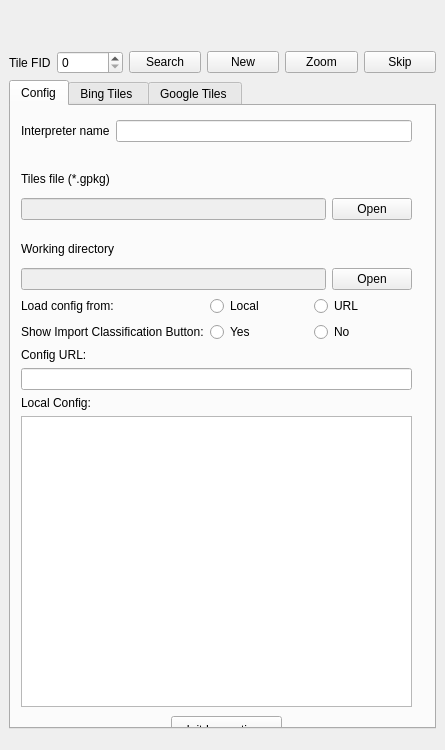
<?xml version="1.0" encoding="UTF-8"?>
<ui version="4.0">
 <class>QGISFGIPluginDockWidgetBase</class>
 <widget class="QDockWidget" name="QGISFGIPluginDockWidgetBase">
  <property name="enabled">
   <bool>true</bool>
  </property>
  <property name="geometry">
   <rect>
    <x>0</x>
    <y>0</y>
    <width>445</width>
    <height>750</height>
   </rect>
  </property>
  <property name="sizePolicy">
   <sizepolicy hsizetype="Expanding" vsizetype="Expanding">
    <horstretch>0</horstretch>
    <verstretch>0</verstretch>
   </sizepolicy>
  </property>
  <property name="minimumSize">
   <size>
    <width>445</width>
    <height>600</height>
   </size>
  </property>
  <property name="maximumSize">
   <size>
    <width>445</width>
    <height>750</height>
   </size>
  </property>
  <property name="styleSheet">
   <string notr="true"/>
  </property>
  <property name="allowedAreas">
   <set>Qt::AllDockWidgetAreas</set>
  </property>
  <property name="windowTitle">
   <string>Fast Grid Inspection</string>
  </property>
  <widget class="QWidget" name="dockWidgetContents">
   <property name="sizePolicy">
    <sizepolicy hsizetype="Maximum" vsizetype="Maximum">
     <horstretch>0</horstretch>
     <verstretch>0</verstretch>
    </sizepolicy>
   </property>
   <property name="minimumSize">
    <size>
     <width>0</width>
     <height>0</height>
    </size>
   </property>
   <property name="maximumSize">
    <size>
     <width>445</width>
     <height>750</height>
    </size>
   </property>
   <layout class="QVBoxLayout" name="verticalLayout">
    <item>
     <widget class="QLabel" name="logo">
      <property name="sizePolicy">
       <sizepolicy hsizetype="Preferred" vsizetype="Fixed">
        <horstretch>0</horstretch>
        <verstretch>0</verstretch>
       </sizepolicy>
      </property>
      <property name="text">
       <string/>
      </property>
      <property name="alignment">
       <set>Qt::AlignCenter</set>
      </property>
     </widget>
    </item>
    <item>
     <layout class="QGridLayout" name="gridMain">
      <property name="sizeConstraint">
       <enum>QLayout::SetDefaultConstraint</enum>
      </property>
      <property name="topMargin">
       <number>0</number>
      </property>
      <item row="0" column="0">
       <layout class="QGridLayout" name="layoutSearch">
        <property name="bottomMargin">
         <number>0</number>
        </property>
        <item row="0" column="3">
         <widget class="QPushButton" name="btnNewInspection">
          <property name="toolTip">
           <string>Create new Inspection</string>
          </property>
          <property name="toolTipDuration">
           <number>-1</number>
          </property>
          <property name="text">
           <string>New</string>
          </property>
         </widget>
        </item>
        <item row="0" column="5">
         <widget class="QPushButton" name="btnSkip">
          <property name="text">
           <string>Skip</string>
          </property>
         </widget>
        </item>
        <item row="0" column="1">
         <widget class="QSpinBox" name="spinSearch">
          <property name="minimumSize">
           <size>
            <width>66</width>
            <height>0</height>
           </size>
          </property>
          <property name="toolTip">
           <string>Search tile by FID</string>
          </property>
          <property name="toolTipDuration">
           <number>-1</number>
          </property>
         </widget>
        </item>
        <item row="0" column="4">
         <widget class="QPushButton" name="zoom">
          <property name="toolTip">
           <string>Zoom to tile layer</string>
          </property>
          <property name="toolTipDuration">
           <number>-1</number>
          </property>
          <property name="text">
           <string>Zoom</string>
          </property>
         </widget>
        </item>
        <item row="0" column="2">
         <widget class="QPushButton" name="btnSearch">
          <property name="text">
           <string>Search</string>
          </property>
         </widget>
        </item>
        <item row="0" column="0">
         <widget class="QLabel" name="lblSearch">
          <property name="toolTip">
           <string>Search tile by FID</string>
          </property>
          <property name="toolTipDuration">
           <number>-1</number>
          </property>
          <property name="text">
           <string>Tile FID</string>
          </property>
         </widget>
        </item>
       </layout>
      </item>
      <item row="1" column="0">
       <widget class="QTabWidget" name="tabWidget">
        <property name="sizePolicy">
         <sizepolicy hsizetype="Expanding" vsizetype="Expanding">
          <horstretch>0</horstretch>
          <verstretch>0</verstretch>
         </sizepolicy>
        </property>
        <property name="maximumSize">
         <size>
          <width>450</width>
          <height>650</height>
         </size>
        </property>
        <property name="cursor">
         <cursorShape>ArrowCursor</cursorShape>
        </property>
        <property name="currentIndex">
         <number>0</number>
        </property>
        <widget class="QWidget" name="tabConfig">
         <property name="minimumSize">
          <size>
           <width>0</width>
           <height>0</height>
          </size>
         </property>
         <attribute name="title">
          <string>Config</string>
         </attribute>
         <widget class="QWidget" name="layoutWidget">
          <property name="geometry">
           <rect>
            <x>10</x>
            <y>60</y>
            <width>391</width>
            <height>54</height>
           </rect>
          </property>
          <layout class="QGridLayout" name="gridTiles">
           <item row="1" column="1">
            <widget class="QLabel" name="labelFile">
             <property name="text">
              <string>Tiles file (*.gpkg)</string>
             </property>
            </widget>
           </item>
           <item row="2" column="1">
            <layout class="QHBoxLayout" name="horizontalLayout">
             <item>
              <widget class="QLineEdit" name="fieldFileName">
               <property name="enabled">
                <bool>false</bool>
               </property>
               <property name="mouseTracking">
                <bool>true</bool>
               </property>
               <property name="acceptDrops">
                <bool>false</bool>
               </property>
               <property name="text">
                <string/>
               </property>
               <property name="frame">
                <bool>true</bool>
               </property>
              </widget>
             </item>
             <item>
              <widget class="QPushButton" name="btnFile">
               <property name="cursor">
                <cursorShape>PointingHandCursor</cursorShape>
               </property>
               <property name="text">
                <string>Open</string>
               </property>
              </widget>
             </item>
            </layout>
           </item>
          </layout>
         </widget>
         <widget class="QPushButton" name="btnInitInspections">
          <property name="geometry">
           <rect>
            <x>160</x>
            <y>610</y>
            <width>111</width>
            <height>28</height>
           </rect>
          </property>
          <property name="cursor">
           <cursorShape>PointingHandCursor</cursorShape>
          </property>
          <property name="text">
           <string>Init Inspections</string>
          </property>
         </widget>
         <widget class="QWidget" name="layoutWidget_2">
          <property name="geometry">
           <rect>
            <x>10</x>
            <y>130</y>
            <width>391</width>
            <height>54</height>
           </rect>
          </property>
          <layout class="QGridLayout" name="gridDir">
           <item row="1" column="1">
            <widget class="QLabel" name="labelFile_2">
             <property name="text">
              <string>Working directory</string>
             </property>
            </widget>
           </item>
           <item row="2" column="1">
            <layout class="QHBoxLayout" name="horizontalLayout_4">
             <item>
              <widget class="QLineEdit" name="fieldWorkingDirectory">
               <property name="enabled">
                <bool>false</bool>
               </property>
               <property name="mouseTracking">
                <bool>true</bool>
               </property>
               <property name="acceptDrops">
                <bool>false</bool>
               </property>
               <property name="text">
                <string/>
               </property>
               <property name="frame">
                <bool>true</bool>
               </property>
              </widget>
             </item>
             <item>
              <widget class="QPushButton" name="btnWorkingDirectory">
               <property name="cursor">
                <cursorShape>PointingHandCursor</cursorShape>
               </property>
               <property name="text">
                <string>Open</string>
               </property>
              </widget>
             </item>
            </layout>
           </item>
          </layout>
         </widget>
         <widget class="QWidget" name="layoutWidget_3">
          <property name="geometry">
           <rect>
            <x>10</x>
            <y>10</y>
            <width>391</width>
            <height>30</height>
           </rect>
          </property>
          <layout class="QHBoxLayout" name="fieldInterpreter">
           <item>
            <widget class="QLabel" name="label_4">
             <property name="text">
              <string>Interpreter name</string>
             </property>
            </widget>
           </item>
           <item>
            <widget class="QLineEdit" name="interpreterName"/>
           </item>
          </layout>
         </widget>
         <widget class="QWidget" name="gridLayoutWidget_3">
          <property name="geometry">
           <rect>
            <x>10</x>
            <y>190</y>
            <width>391</width>
            <height>411</height>
           </rect>
          </property>
          <layout class="QGridLayout" name="configContainerGrid">
           <item row="0" column="0">
            <widget class="QLabel" name="loadLabel">
             <property name="text">
              <string>Load config from: </string>
             </property>
            </widget>
           </item>
           <item row="2" column="0" colspan="3">
            <widget class="QLabel" name="configURLLabel">
             <property name="text">
              <string>Config URL: </string>
             </property>
            </widget>
           </item>
           <item row="4" column="0" colspan="3">
            <widget class="QLabel" name="localConfigLabel">
             <property name="text">
              <string>Local Config: </string>
             </property>
            </widget>
           </item>
           <item row="0" column="1">
            <widget class="QRadioButton" name="btnConfigLocal">
             <property name="layoutDirection">
              <enum>Qt::LeftToRight</enum>
             </property>
             <property name="text">
              <string>Local</string>
             </property>
             <attribute name="buttonGroup">
              <string notr="true">loadConfigGroup</string>
             </attribute>
            </widget>
           </item>
           <item row="1" column="0">
            <widget class="QLabel" name="showImportsLabel">
             <property name="text">
              <string>Show Import Classification Button:</string>
             </property>
            </widget>
           </item>
           <item row="3" column="0" colspan="3">
            <widget class="QLineEdit" name="configURL"/>
           </item>
           <item row="1" column="1">
            <widget class="QRadioButton" name="btnShowYes">
             <property name="layoutDirection">
              <enum>Qt::LeftToRight</enum>
             </property>
             <property name="text">
              <string>Yes</string>
             </property>
             <attribute name="buttonGroup">
              <string notr="true">showImportsGroup</string>
             </attribute>
            </widget>
           </item>
           <item row="0" column="2">
            <widget class="QRadioButton" name="btnConfigURL">
             <property name="text">
              <string>URL</string>
             </property>
             <attribute name="buttonGroup">
              <string notr="true">loadConfigGroup</string>
             </attribute>
            </widget>
           </item>
           <item row="1" column="2">
            <widget class="QRadioButton" name="btnShowNo">
             <property name="text">
              <string>No</string>
             </property>
             <attribute name="buttonGroup">
              <string notr="true">showImportsGroup</string>
             </attribute>
            </widget>
           </item>
           <item row="5" column="0" colspan="3">
            <widget class="QPlainTextEdit" name="localConfig">
             <property name="enabled">
              <bool>true</bool>
             </property>
            </widget>
           </item>
          </layout>
         </widget>
        </widget>
        <widget class="QWidget" name="tabTilesBing">
         <property name="enabled">
          <bool>true</bool>
         </property>
         <attribute name="title">
          <string>Bing Tiles </string>
         </attribute>
         <widget class="QWidget" name="layoutWidget_4">
          <property name="geometry">
           <rect>
            <x>10</x>
            <y>0</y>
            <width>391</width>
            <height>54</height>
           </rect>
          </property>
          <layout class="QHBoxLayout" name="layoutTilesControl">
           <item>
            <widget class="QLabel" name="tileInfoBing">
             <property name="font">
              <font>
               <pointsize>16</pointsize>
               <weight>75</weight>
               <italic>false</italic>
               <bold>true</bold>
              </font>
             </property>
             <property name="text">
              <string>Tile currentTile of totalTiles</string>
             </property>
             <property name="alignment">
              <set>Qt::AlignCenter</set>
             </property>
            </widget>
           </item>
          </layout>
         </widget>
         <widget class="QWidget" name="verticalLayoutWidget">
          <property name="geometry">
           <rect>
            <x>10</x>
            <y>240</y>
            <width>391</width>
            <height>131</height>
           </rect>
          </property>
          <layout class="QVBoxLayout" name="layoutClassesBing">
           <item>
            <widget class="QListWidget" name="classesBing">
             <property name="movement">
              <enum>QListView::Free</enum>
             </property>
             <property name="resizeMode">
              <enum>QListView::Adjust</enum>
             </property>
             <property name="wordWrap">
              <bool>true</bool>
             </property>
             <property name="itemAlignment">
              <set>Qt::AlignCenter</set>
             </property>
            </widget>
           </item>
          </layout>
         </widget>
         <widget class="QWidget" name="layoutWidget_5">
          <property name="geometry">
           <rect>
            <x>10</x>
            <y>190</y>
            <width>391</width>
            <height>31</height>
           </rect>
          </property>
          <layout class="QHBoxLayout" name="boxSelectedClassBing">
           <item>
            <widget class="QLabel" name="selectedClassBing">
             <property name="sizePolicy">
              <sizepolicy hsizetype="Minimum" vsizetype="Minimum">
               <horstretch>0</horstretch>
               <verstretch>0</verstretch>
              </sizepolicy>
             </property>
             <property name="font">
              <font>
               <pointsize>11</pointsize>
               <weight>75</weight>
               <bold>true</bold>
              </font>
             </property>
             <property name="text">
              <string>selectedClass</string>
             </property>
             <property name="alignment">
              <set>Qt::AlignCenter</set>
             </property>
            </widget>
           </item>
           <item>
            <widget class="QPushButton" name="btnClearSelectionBing">
             <property name="sizePolicy">
              <sizepolicy hsizetype="Fixed" vsizetype="Fixed">
               <horstretch>0</horstretch>
               <verstretch>0</verstretch>
              </sizepolicy>
             </property>
             <property name="cursor">
              <cursorShape>PointingHandCursor</cursorShape>
             </property>
             <property name="styleSheet">
              <string notr="true">border-radius: 10px</string>
             </property>
             <property name="text">
              <string/>
             </property>
            </widget>
           </item>
          </layout>
         </widget>
         <widget class="QPushButton" name="btnFinishBing">
          <property name="geometry">
           <rect>
            <x>10</x>
            <y>410</y>
            <width>391</width>
            <height>28</height>
           </rect>
          </property>
          <property name="text">
           <string>Finish Bing Classification</string>
          </property>
         </widget>
         <widget class="QWidget" name="gridLayoutWidget_2">
          <property name="geometry">
           <rect>
            <x>10</x>
            <y>60</y>
            <width>391</width>
            <height>61</height>
           </rect>
          </property>
          <layout class="QGridLayout" name="gridPeriodBing">
           <item row="1" column="0">
            <widget class="QDateTimeEdit" name="bingStartDate">
             <property name="sizePolicy">
              <sizepolicy hsizetype="Minimum" vsizetype="Expanding">
               <horstretch>0</horstretch>
               <verstretch>0</verstretch>
              </sizepolicy>
             </property>
             <property name="font">
              <font>
               <pointsize>12</pointsize>
               <weight>75</weight>
               <bold>true</bold>
              </font>
             </property>
             <property name="styleSheet">
              <string notr="true">color: blue;</string>
             </property>
             <property name="alignment">
              <set>Qt::AlignCenter</set>
             </property>
             <property name="displayFormat">
              <string>dd/MM/yyyy</string>
             </property>
            </widget>
           </item>
           <item row="0" column="0">
            <widget class="QLabel" name="labelImageDate_2">
             <property name="sizePolicy">
              <sizepolicy hsizetype="Minimum" vsizetype="Minimum">
               <horstretch>0</horstretch>
               <verstretch>0</verstretch>
              </sizepolicy>
             </property>
             <property name="styleSheet">
              <string notr="true">border: 1px solid black;
border-radius: 3px</string>
             </property>
             <property name="text">
              <string>Start Date    </string>
             </property>
             <property name="alignment">
              <set>Qt::AlignCenter</set>
             </property>
            </widget>
           </item>
           <item row="0" column="1">
            <widget class="QLabel" name="labelImageDate_3">
             <property name="sizePolicy">
              <sizepolicy hsizetype="Minimum" vsizetype="Minimum">
               <horstretch>0</horstretch>
               <verstretch>0</verstretch>
              </sizepolicy>
             </property>
             <property name="styleSheet">
              <string notr="true">border: 1px solid black;border-radius: 3px</string>
             </property>
             <property name="text">
              <string>End date   </string>
             </property>
             <property name="alignment">
              <set>Qt::AlignCenter</set>
             </property>
            </widget>
           </item>
           <item row="0" column="2">
            <widget class="QLabel" name="labelImageDate_5">
             <property name="sizePolicy">
              <sizepolicy hsizetype="Minimum" vsizetype="Minimum">
               <horstretch>0</horstretch>
               <verstretch>0</verstretch>
              </sizepolicy>
             </property>
             <property name="styleSheet">
              <string notr="true">border: 1px solid black;border-radius: 3px</string>
             </property>
             <property name="text">
              <string>Period in days</string>
             </property>
             <property name="alignment">
              <set>Qt::AlignCenter</set>
             </property>
            </widget>
           </item>
           <item row="1" column="2">
            <widget class="QLabel" name="bingPeriod">
             <property name="sizePolicy">
              <sizepolicy hsizetype="Minimum" vsizetype="Minimum">
               <horstretch>0</horstretch>
               <verstretch>0</verstretch>
              </sizepolicy>
             </property>
             <property name="font">
              <font>
               <pointsize>14</pointsize>
               <weight>75</weight>
               <bold>true</bold>
              </font>
             </property>
             <property name="styleSheet">
              <string notr="true">border: 1px solid black;border-radius: 3px</string>
             </property>
             <property name="text">
              <string/>
             </property>
             <property name="alignment">
              <set>Qt::AlignCenter</set>
             </property>
            </widget>
           </item>
           <item row="1" column="1">
            <widget class="QDateTimeEdit" name="bingEndDate">
             <property name="sizePolicy">
              <sizepolicy hsizetype="Minimum" vsizetype="Expanding">
               <horstretch>0</horstretch>
               <verstretch>0</verstretch>
              </sizepolicy>
             </property>
             <property name="font">
              <font>
               <pointsize>12</pointsize>
               <weight>75</weight>
               <bold>true</bold>
              </font>
             </property>
             <property name="styleSheet">
              <string notr="true">color: blue;</string>
             </property>
             <property name="alignment">
              <set>Qt::AlignCenter</set>
             </property>
             <property name="displayFormat">
              <string>dd/MM/yyyy</string>
             </property>
            </widget>
           </item>
          </layout>
         </widget>
         <widget class="QWidget" name="horizontalLayoutWidget_2">
          <property name="geometry">
           <rect>
            <x>10</x>
            <y>140</y>
            <width>391</width>
            <height>21</height>
           </rect>
          </property>
          <layout class="QHBoxLayout" name="boxClasses">
           <item>
            <widget class="QLabel" name="labelClassBing">
             <property name="sizePolicy">
              <sizepolicy hsizetype="Minimum" vsizetype="Minimum">
               <horstretch>0</horstretch>
               <verstretch>0</verstretch>
              </sizepolicy>
             </property>
             <property name="font">
              <font>
               <pointsize>11</pointsize>
               <weight>75</weight>
               <bold>true</bold>
              </font>
             </property>
             <property name="text">
              <string>CLASSES   </string>
             </property>
             <property name="alignment">
              <set>Qt::AlignCenter</set>
             </property>
            </widget>
           </item>
          </layout>
         </widget>
        </widget>
        <widget class="QWidget" name="tabTilesGoogle">
         <attribute name="title">
          <string>Google Tiles </string>
         </attribute>
         <widget class="QWidget" name="layoutWidget_7">
          <property name="geometry">
           <rect>
            <x>10</x>
            <y>10</y>
            <width>391</width>
            <height>51</height>
           </rect>
          </property>
          <layout class="QHBoxLayout" name="boxTitleGoogle">
           <item>
            <widget class="QLabel" name="tileInfoGoogle">
             <property name="font">
              <font>
               <pointsize>16</pointsize>
               <weight>75</weight>
               <italic>false</italic>
               <bold>true</bold>
              </font>
             </property>
             <property name="text">
              <string>Tile currentTile of totalTiles</string>
             </property>
             <property name="alignment">
              <set>Qt::AlignCenter</set>
             </property>
            </widget>
           </item>
           <item>
            <widget class="QPushButton" name="btnNext">
             <property name="sizePolicy">
              <sizepolicy hsizetype="Fixed" vsizetype="MinimumExpanding">
               <horstretch>0</horstretch>
               <verstretch>0</verstretch>
              </sizepolicy>
             </property>
             <property name="cursor">
              <cursorShape>PointingHandCursor</cursorShape>
             </property>
             <property name="toolTip">
              <string>Save grid with pixels</string>
             </property>
             <property name="styleSheet">
              <string notr="true">border-radius: 20px</string>
             </property>
             <property name="text">
              <string/>
             </property>
             <property name="iconSize">
              <size>
               <width>30</width>
               <height>30</height>
              </size>
             </property>
            </widget>
           </item>
          </layout>
         </widget>
         <widget class="QWidget" name="verticalLayoutWidget_2">
          <property name="geometry">
           <rect>
            <x>10</x>
            <y>250</y>
            <width>391</width>
            <height>121</height>
           </rect>
          </property>
          <layout class="QVBoxLayout" name="layoutClassesGoogle">
           <item>
            <widget class="QListWidget" name="classesGoogle">
             <property name="resizeMode">
              <enum>QListView::Adjust</enum>
             </property>
             <property name="layoutMode">
              <enum>QListView::Batched</enum>
             </property>
            </widget>
           </item>
          </layout>
         </widget>
         <widget class="QWidget" name="layoutWidget_8">
          <property name="geometry">
           <rect>
            <x>10</x>
            <y>210</y>
            <width>391</width>
            <height>31</height>
           </rect>
          </property>
          <layout class="QHBoxLayout" name="boxSelectedClassGoogle">
           <item>
            <widget class="QLabel" name="selectedClassGoogle">
             <property name="sizePolicy">
              <sizepolicy hsizetype="Minimum" vsizetype="Minimum">
               <horstretch>0</horstretch>
               <verstretch>0</verstretch>
              </sizepolicy>
             </property>
             <property name="font">
              <font>
               <pointsize>11</pointsize>
               <weight>75</weight>
               <bold>true</bold>
              </font>
             </property>
             <property name="text">
              <string>Selected Class</string>
             </property>
             <property name="alignment">
              <set>Qt::AlignCenter</set>
             </property>
            </widget>
           </item>
           <item>
            <widget class="QPushButton" name="btnClearSelectionGoogle">
             <property name="sizePolicy">
              <sizepolicy hsizetype="Fixed" vsizetype="Fixed">
               <horstretch>0</horstretch>
               <verstretch>0</verstretch>
              </sizepolicy>
             </property>
             <property name="cursor">
              <cursorShape>PointingHandCursor</cursorShape>
             </property>
             <property name="styleSheet">
              <string notr="true">border-radius: 10px</string>
             </property>
             <property name="text">
              <string/>
             </property>
            </widget>
           </item>
          </layout>
         </widget>
         <widget class="QWidget" name="layoutWidget_9">
          <property name="geometry">
           <rect>
            <x>10</x>
            <y>80</y>
            <width>391</width>
            <height>34</height>
           </rect>
          </property>
          <layout class="QHBoxLayout" name="boxDateGoogle">
           <item>
            <widget class="QPushButton" name="btnPointDate">
             <property name="sizePolicy">
              <sizepolicy hsizetype="Fixed" vsizetype="Expanding">
               <horstretch>0</horstretch>
               <verstretch>0</verstretch>
              </sizepolicy>
             </property>
             <property name="cursor">
              <cursorShape>PointingHandCursor</cursorShape>
             </property>
             <property name="toolTip">
              <string>Capture point to search on Google Earth</string>
             </property>
             <property name="styleSheet">
              <string notr="true"/>
             </property>
             <property name="text">
              <string/>
             </property>
            </widget>
           </item>
           <item>
            <layout class="QGridLayout" name="gridLayout">
             <item row="0" column="1">
              <widget class="QDateTimeEdit" name="imageDate">
               <property name="sizePolicy">
                <sizepolicy hsizetype="Minimum" vsizetype="Expanding">
                 <horstretch>0</horstretch>
                 <verstretch>0</verstretch>
                </sizepolicy>
               </property>
               <property name="font">
                <font>
                 <pointsize>12</pointsize>
                 <weight>75</weight>
                 <bold>true</bold>
                </font>
               </property>
               <property name="styleSheet">
                <string notr="true">color: blue;</string>
               </property>
               <property name="alignment">
                <set>Qt::AlignCenter</set>
               </property>
               <property name="minimumDate">
                <date>
                 <year>1985</year>
                 <month>1</month>
                 <day>1</day>
                </date>
               </property>
               <property name="displayFormat">
                <string>dd/MM/yyyy</string>
               </property>
               <property name="calendarPopup">
                <bool>true</bool>
               </property>
              </widget>
             </item>
            </layout>
           </item>
           <item>
            <widget class="QPushButton" name="btnLoadClasses">
             <property name="sizePolicy">
              <sizepolicy hsizetype="Fixed" vsizetype="Expanding">
               <horstretch>0</horstretch>
               <verstretch>0</verstretch>
              </sizepolicy>
             </property>
             <property name="text">
              <string>OK</string>
             </property>
            </widget>
           </item>
          </layout>
         </widget>
         <widget class="QWidget" name="gridLayoutWidget">
          <property name="geometry">
           <rect>
            <x>10</x>
            <y>120</y>
            <width>391</width>
            <height>40</height>
           </rect>
          </property>
          <layout class="QGridLayout" name="gridImportGoogle">
           <item row="0" column="1">
            <widget class="QCheckBox" name="sameImage">
             <property name="text">
              <string>Same image as Bing?</string>
             </property>
            </widget>
           </item>
           <item row="0" column="2">
            <widget class="QPushButton" name="importBingClassification">
             <property name="text">
              <string>Import Bing Classification </string>
             </property>
            </widget>
           </item>
          </layout>
         </widget>
         <widget class="QLabel" name="labelImageDate">
          <property name="geometry">
           <rect>
            <x>80</x>
            <y>60</y>
            <width>211</width>
            <height>20</height>
           </rect>
          </property>
          <property name="sizePolicy">
           <sizepolicy hsizetype="Minimum" vsizetype="Minimum">
            <horstretch>0</horstretch>
            <verstretch>0</verstretch>
           </sizepolicy>
          </property>
          <property name="text">
           <string>IMAGE DATE    </string>
          </property>
          <property name="alignment">
           <set>Qt::AlignCenter</set>
          </property>
         </widget>
         <widget class="QWidget" name="horizontalLayoutWidget">
          <property name="geometry">
           <rect>
            <x>10</x>
            <y>170</y>
            <width>391</width>
            <height>21</height>
           </rect>
          </property>
          <layout class="QHBoxLayout" name="boxClassesGoogle">
           <item>
            <widget class="QLabel" name="labelClassGoogle">
             <property name="sizePolicy">
              <sizepolicy hsizetype="Minimum" vsizetype="Minimum">
               <horstretch>0</horstretch>
               <verstretch>0</verstretch>
              </sizepolicy>
             </property>
             <property name="font">
              <font>
               <pointsize>11</pointsize>
               <weight>75</weight>
               <bold>true</bold>
              </font>
             </property>
             <property name="text">
              <string>CLASSES        </string>
             </property>
             <property name="alignment">
              <set>Qt::AlignCenter</set>
             </property>
            </widget>
           </item>
          </layout>
         </widget>
        </widget>
       </widget>
      </item>
     </layout>
    </item>
   </layout>
  </widget>
 </widget>
 <resources/>
 <connections/>
 <buttongroups>
  <buttongroup name="showImportsGroup"/>
  <buttongroup name="loadConfigGroup"/>
 </buttongroups>
</ui>
